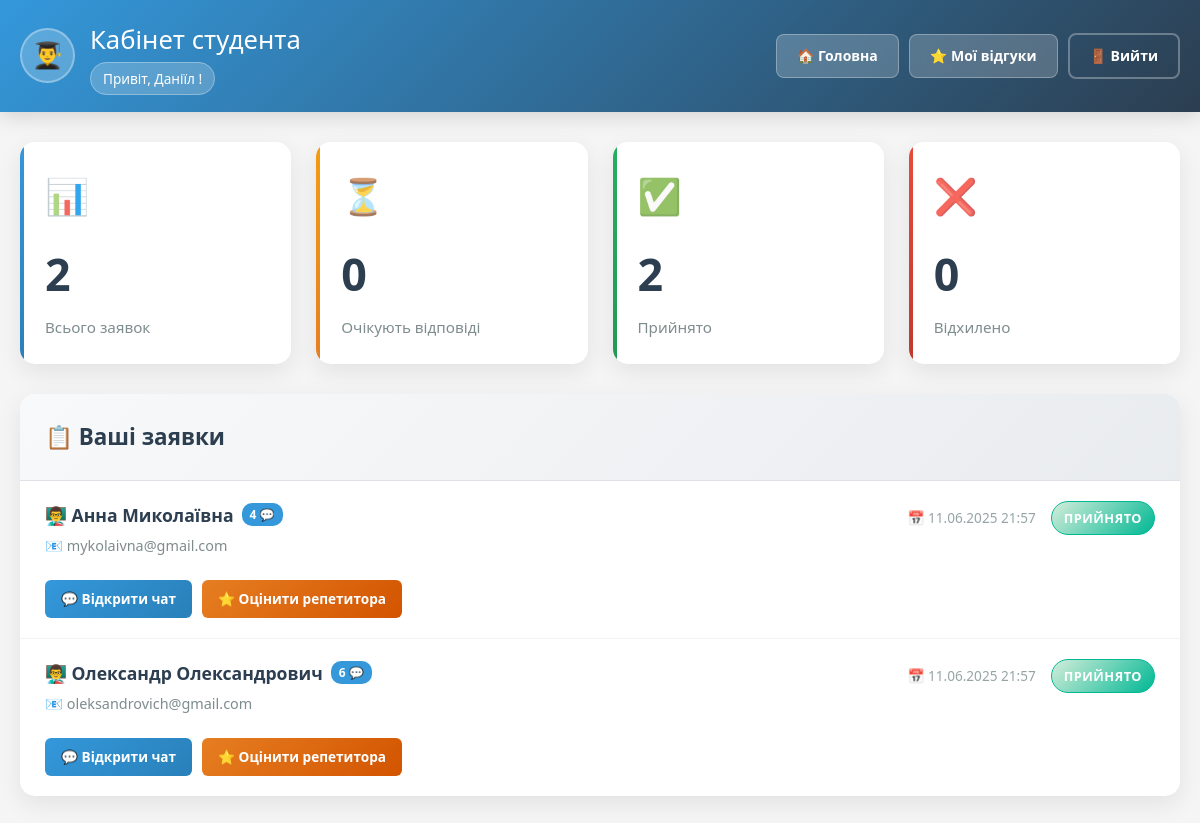
/code/student_dashboard.php (signed in), run on the app's committed database.
### tables this page shows
CREATE TABLE `lesson_requests` (
  `id` int(11) NOT NULL,
  `student_id` int(11) NOT NULL,
  `tutor_id` int(11) NOT NULL,
  `created_at` timestamp NOT NULL DEFAULT current_timestamp(),
  `status` enum('Очікує','Прийнята','Відхилена') DEFAULT 'Очікує'
);

CREATE TABLE `users` (
  `id` int(11) NOT NULL,
  `name` varchar(100) DEFAULT NULL,
  `email` varchar(100) DEFAULT NULL,
  `bio` text DEFAULT NULL,
  `phone` varchar(20) DEFAULT NULL,
  `password` varchar(255) DEFAULT NULL,
  `role` enum('student','tutor') DEFAULT NULL,
  `created_at` datetime DEFAULT current_timestamp()
);

### code/student_dashboard.php (the view, shortened to what this page needs)
<?php
require 'db.php';
$student_id = $_SESSION['user_id'];
$stmt = $conn->prepare("
    SELECT lr.id, lr.status, lr.created_at, u.name AS tutor_name, u.email as tutor_email,
           COUNT(m.id) as message_count
    FROM lesson_requests lr
    JOIN users u ON lr.tutor_id = u.id
    LEFT JOIN messages m ON lr.id = m.request_id
    WHERE lr.student_id = ?
    GROUP BY lr.id, lr.status, lr.created_at, u.name, u.email
    ORDER BY lr.created_at DESC
");
$stmt->bind_param("i", $student_id);
$stmt->execute();
$requests = $stmt->get_result();
$stats_stmt = $conn->prepare("
    SELECT
        COUNT(*) as total_requests,
        SUM(CASE WHEN status = 'Очікує' THEN 1 ELSE 0 END) as pending_requests,
        SUM(CASE WHEN status = 'Прийнята' THEN 1 ELSE 0 END) as accepted_requests,
        SUM(CASE WHEN status = 'Відхилена' THEN 1 ELSE 0 END) as rejected_requests
    FROM lesson_requests
    WHERE student_id = ?
");
$stats_stmt->bind_param("i", $student_id);
$stats_stmt->execute();
$stats = $stats_stmt->get_result()->fetch_assoc();
?>
<!DOCTYPE html>
<html lang="uk">
<head>
    <link rel="stylesheet" href="css/student_dashboard_style.css">
</head>
<body>
    <div class="header">
        <div class="header-content">
            <div class="welcome-section">
                <div class="user-avatar">👨‍🎓</div>
                <div class="welcome-text">
                    <h1>Кабінет студента</h1>
                    <span class="role-badge">
                        Привіт, <?= htmlspecialchars($_SESSION['user_name']) ?>!
                    </span>
                </div>
            </div>
            <div class="header-actions">
                <a href="dashboard.php" class="btn btn-primary">
                    🏠 Головна
                </a>
                <a href="my_ratings.php" class="btn btn-primary">
                    ⭐ Мої відгуки
                </a>
                <a href="logout.php" class="btn btn-outline">
                    🚪 Вийти
                </a>
            </div>
        </div>
    </div>
    <div class="container">
        <div class="stats-grid">
            <div class="stat-card">
                <div class="stat-header">
                    <div class="stat-icon">📊</div>
                </div>
                <div class="stat-number"><?= $stats['total_requests'] ?: 0 ?></div>
                <div class="stat-label">Всього заявок</div>
            </div>
            <div class="stat-card pending">
                <div class="stat-header">
                    <div class="stat-icon">⏳</div>
                </div>
                <div class="stat-number"><?= $stats['pending_requests'] ?: 0 ?></div>
                <div class="stat-label">Очікують відповіді</div>
            </div>
            <div class="stat-card accepted">
                <div class="stat-header">
                    <div class="stat-icon">✅</div>
                </div>
                <div class="stat-number"><?= $stats['accepted_requests'] ?: 0 ?></div>
                <div class="stat-label">Прийнято</div>
            </div>
            <div class="stat-card rejected">
                <div class="stat-header">
                    <div class="stat-icon">❌</div>
                </div>
                <div class="stat-number"><?= $stats['rejected_requests'] ?: 0 ?></div>
                <div class="stat-label">Відхилено</div>
            </div>
        </div>
        <div class="requests-section">
            <div class="section-header">
                <h3 class="section-title">📋 Ваші заявки</h3>
            </div>
            <?php if ($requests->num_rows > 0): ?>
                <div class="requests-container">
                    <?php while ($row = $requests->fetch_assoc()): ?>
                        <div class="request-card animate-fade-in">
                            <div class="request-header">
                                <div class="tutor-info">
                                    <div class="tutor-name">
                                        👨‍🏫 <?= htmlspecialchars($row['tutor_name']) ?>
                                        <?php if ($row['message_count'] > 0): ?>
                                            <span class="message-count"><?= $row['message_count'] ?> 💬</span>
                                        <?php endif; ?>
                                    </div>
                                    <div class="tutor-email">📧 <?= htmlspecialchars($row['tutor_email']) ?></div>
                                </div>
                                <div class="request-meta">
                                    <div class="date-info">
                                        📅 <?= date('d.m.Y H:i', strtotime($row['created_at'])) ?>
                                    </div>
                                    <span class="status-badge status-<?php
                                        switch($row['status']) {
                                            case 'Прийнята': echo 'accepted'; break;
                                        }
                                    ?>">
                                        <?php
                                        switch($row['status']) {
                                            case 'Прийнята': echo 'Прийнято'; break;
                                        }
                                        ?>
                                    </span>
                                </div>
                            </div>
                            <div class="request-actions">
                                <?php if ($row['status'] === 'Прийнята'): ?>
                                    <a href="chat.php?request_id=<?= $row['id'] ?>" class="btn-sm btn-chat">
                                        💬 Відкрити чат
                                    </a>
                                    <a href="rate_tutor.php?request_id=<?= $row['id'] ?>" class="btn-sm btn-rate">
                                        ⭐ Оцінити репетитора
                                    </a>
                                <?php elseif ($row['status'] === 'Очікує'): ?>
                                    <span class="btn-sm btn-disabled">
                                        ⏳ Очікує підтвердження
                                    </span>
                                <?php else: ?>
                                    <span class="btn-sm btn-disabled">
                                        ❌ Заявку відхилено
                                    </span>
                                <?php endif; ?>
                            </div>
                        </div>
                    <?php endwhile; ?>
                </div>
            <?php endif; ?>
        </div>
    </div>
</body>
</html>

### data on the page
lesson_requests: tutor.name "Анна Миколаївна", message_count "4", tutor.email "mykolaivna@gmail.com", created_at "11.06.2025 21:57", status "ПРИЙНЯТО"
lesson_requests: tutor.name "Олександр Олександрович", message_count "6", tutor.email "oleksandrovich@gmail.com", created_at "11.06.2025 21:57", status "ПРИЙНЯТО"

### other printed values
$_SESSION['user_name'] "Даніїл"
$stats['total_requests'] ?: 0 "2"
$stats['pending_requests'] ?: 0 "0"
$stats['accepted_requests'] ?: 0 "2"
$stats['rejected_requests'] ?: 0 "0"
